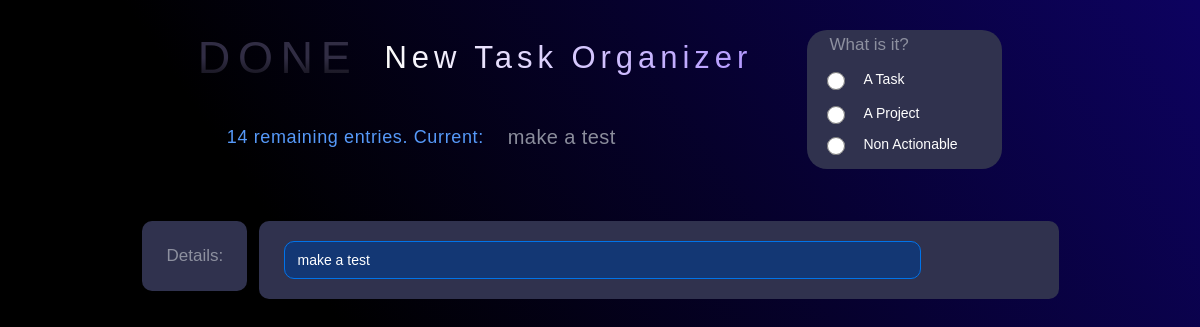
Page /new-task-organizer/ on the earlier database version.
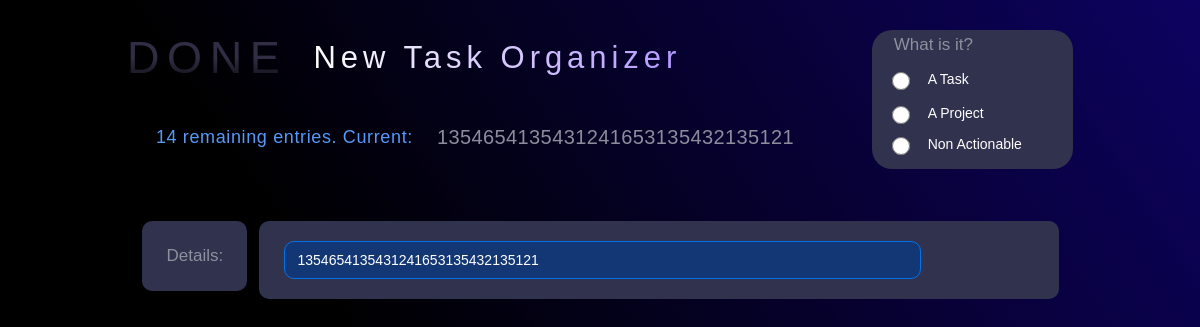
Same page on the later database version.
### tasks/models.py (models this page shows)
class Tasks(models.Model):
    PRIORITIES = [
        ("A", "A"),
        ("B", "B"),
        ("C", "C"),
        ("D", "D"),
    ]
    STATUSES = [
        ("Co", "Completed"),
        ("Cn", "Cancelled"),
        ("De", "Delegated"),
        ("Ip", "In Process"),
        ("Ns", "Not Started"),
        ("Wa", "Wait for"),
    ]
    priority = models.CharField(max_length=1, choices=PRIORITIES, null=True, blank=True)
    status = models.CharField(max_length=2, choices=STATUSES, default='Ns')
    complete = models.BooleanField(default=False)
    name = models.CharField(max_length=200)
    deadline = models.DateField(null=True, blank=True)
    context = models.ForeignKey(Context, on_delete=models.CASCADE,null=True, blank=True)
    effort = models.IntegerField(null=True, blank=True)
    assignee = models.ForeignKey(Assignee, on_delete=models.CASCADE, null=True, blank=True)
    parent = models.ForeignKey(Projects, on_delete=models.CASCADE, null=True, blank=True)
    new_task = models.BooleanField(default=True)

### tasks/views.py (the view)
# urls.py: path('new-task-organizer/', views.NewTaskOrganizerWelcome, name="NewTaskOrganizerWelcome"),
def NewTaskOrganizerWelcome(request):
    task_qty = Tasks.objects.filter(new_task=1).count()             # count the total amount of new entries
    new_task_name = Tasks.objects.filter(new_task=1)[0].name        # get the entry name to proceed
    initial_data_task = {'name': new_task_name}                     # autofill with entry name to proceed
    projects = Projects.objects.all()                               # get the list of existing projects
    initial_data_project = {'project_name': new_task_name}          # autofill with entry name to proceed
    object_id = Tasks.objects.filter(new_task=1)[0].pk              # get the primary key of the entry to proceed
    obj = Tasks.objects.get(pk=object_id)                           # get the instance of the entry to proceed
    form = NewTaskOrganizerTaskForm(
        initial=initial_data_task,
        instance=obj)                                               # display task form with auto filled data
    form_task = NewTaskOrganizerTaskForm()                          # used in default screen and non actionable screen
    form_project = NewTaskOrganizerProjectForm(
        initial=initial_data_project,
        instance=obj)                                               # display project form with auto filled data
    project = form.fields['parent'].queryset                        #call the choices list of the 'parent' field
    return render(request, 'tasks/new-task-o-wizard.html', {
        'form': form,
        'form_task': form_task,
        'form_project': form_project,
        'task_qty': task_qty,
        'new_task_name': new_task_name,
        'projects' : projects,
        'count': project.count(),
        'project': project,
    })

### tasks/forms.py
class NewTaskOrganizerTaskForm(forms.ModelForm):
    class Meta:
        model = Tasks
        widgets = {'deadline' : DateInput(),'parent':forms.RadioSelect()}
        fields = ['priority', 'name', 'deadline', 'context', 'effort', 'parent', 'new_task']
    def __init__(self, *args, **kwargs):
        super().__init__(*args, **kwargs)
        self.fields['effort'].widget.attrs['placeholder'] = 'time'

class NewTaskOrganizerProjectForm(forms.ModelForm):
    class Meta:
        model = Projects
        widgets = {'project_deadline' : DateInput()}
        fields = ['project_priority', 'project_name', 'project_deadline']

### tasks/models.py (called while the page is built)
    def __str__(self):
        return self.name

### tasks/templates/tasks/new-task-o-wizard.html (shortened to what this page needs)
{% extends 'base.html' %}
{% block data-wf %}data-wf-page="652b53b37568770d043d1279" data-wf-site="652482ea837db348b1939c93"{% endblock data-wf %}
{% load widget_tweaks %}
{% block content %}
  <div class="main-section">
    <div class="w-form">
      <form id="wf-form-selector" name="wf-form-selector" data-name="selector" method="post" data-wf-page-id="652b53b37568770d043d1279" data-wf-element-id="4ba501e2-0b49-e4b5-74ba-597dd9c33121">
        <div class="nto-header-div">
          <div class="nto-hrd-div">
            <div class="nto-hdr">
              <div class="done-logo-small">DONE</div>
              <div class="hdr-2">New Task Organizer</div>
            </div>
            <div class="nto-prj-slctr-div">
              <div class="menu-hdr-blue">{{ task_qty }} remaining entries. Current:</div>
              <div class="project-name">{{ new_task_name }}</div>
            </div>
          </div>
          <div class="nto-inpt-slct-div">
            <div class="menu-hdr-div">
              <label for="" class="menu-hdr-grey">What is it?</label>
            </div>
            <label data-w-id="c5e5cd09-74e5-ca46-3c8a-03692abc5541" class="radio-btn-field w-radio">
              <input type="radio" id="task" name="input-type" value="task" data-name="input type" class="w-form-formradioinput radio-btn w-radio-input">
              <span class="menu-txt w-form-label" for="task">A Task</span>
            </label>
            <label data-w-id="c5e5cd09-74e5-ca46-3c8a-03692abc5545" class="radio-btn-field w-radio">
              <input type="radio" id="project-2" name="input-type" value="project" data-name="input type" class="w-form-formradioinput radio-btn w-radio-input">
              <span class="menu-txt w-form-label" for="project-2">A Project</span>
            </label>
            <label data-w-id="c5e5cd09-74e5-ca46-3c8a-03692abc5549" class="radio-btn-field w-radio">
              <input type="radio" id="not-actionable" name="input-type" value="not actionable" data-name="input type" class="w-form-formradioinput radio-btn w-radio-input">
              <span class="radio-button-label w-form-label" for="not-actionable">Non Actionable</span>
            </label>
          </div>
        </div>
      </form>
    </div>
    <div data-w-id="1ec4b793-6b39-0e83-ab13-95c4cbd15a1c" class="w-form">
      <form id="wf-form-dummy-name-form" name="wf-form-dummy-name-form" data-name="dummy-name-form" method="post" class="form" data-wf-page-id="652b53b37568770d043d1279" data-wf-element-id="1ec4b793-6b39-0e83-ab13-95c4cbd15a1d">
        <div class="nto-dtl-info-div">
          <div class="nto-dtl-info-lft-div">
            <div class="menu-hdr-grey">Details:</div>
          </div>
          <aside class="nto-dtl-info-rgh-div">
            <div class="nto-project-fltr">
              {{ form.name|add_class:"task-name-frame w-input"}}
            </div>
          </aside>
        </div>
      </form>
    </div>
  </div>
  {% endblock content %}

Differences in the rows shown:
changed Tasks: name "make a test" → "1354654135431241653135432135121"
